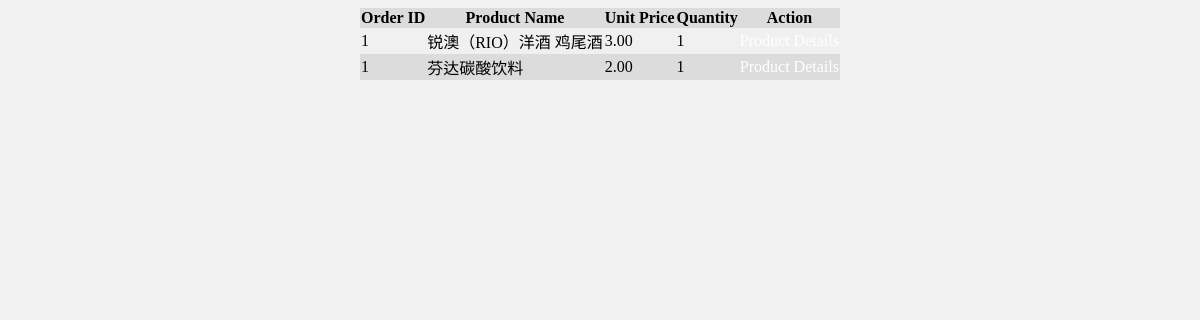
/customer/order_details.php?oid=1, run on the app's committed database.
### tables this page shows
CREATE TABLE `order_details` (
  `id` int(11) NOT NULL,
  `order_id` int(11) NOT NULL,
  `product_id` int(11) NOT NULL,
  `temp_cutomer_id` int(11) NOT NULL,
  `order_details_status_id` tinyint(1) NOT NULL,
  `unit_price` float(19,2) NOT NULL,
  `quantity` int(11) NOT NULL,
  `identifier_inventory` int(1) NOT NULL DEFAULT '0'
);

CREATE TABLE `products` (
  `id` int(11) NOT NULL,
  `name` text NOT NULL,
  `img` text NOT NULL,
  `brand` varchar(60) NOT NULL,
  `category_id` int(11) NOT NULL,
  `flavor` varchar(60) NOT NULL,
  `size` text NOT NULL,
  `description` text NOT NULL,
  `unit_price` float(19,2) NOT NULL,
  `expiration_date` date NOT NULL,
  `date_added` date NOT NULL,
  `store_price` float(19,2) NOT NULL,
  `inventory` int(11) NOT NULL
);

### customer/order_details.php (the view, shortened to what this page needs)
<link href="../css/main.css" rel="stylesheet" type="text/css">
<?php
if(isset($_GET['oid'])){
    $oid = $_GET['oid'];
    require_once('../includes/db.php');
    $sql = "select order_details.order_id, order_details.product_id, order_details.unit_price, order_details.quantity, products.name
from order_details
INNER JOIN products ON order_details.product_id = products.id
WHERE order_details.order_id = $oid";
    $result = mysqli_query($con, $sql);
        ?>
    <table>
        <tr>
            <th>Order ID</th>
            <th>Product Name</th>
            <th>Unit Price</th>
            <th>Quantity</th>
            <th>Action</th>
        </tr>
    <?php
    while ($row = mysqli_fetch_array($result)){ ?>
        <tr>
            <td><?php echo $row['order_id']; ?></td>
            <td><?php echo $row['name']; ?></td>
            <td><?php echo $row['unit_price']; ?></td>
            <td><?php echo $row['quantity']; ?></td>
            <td><a href="../includes/item_details.php?pid=<?php echo $row['product_id']; ?>">Product Details</a></td>
        </tr>
<?php
    }
    ?>
    </table>
<?php
}
?>

### css/main.css (style rules this page uses)
a { color: white; text-decoration: none; }
table { width: auto; margin: 0 auto; border-collapse: collapse; }
tr:nth-of-type(odd) { background-color: rgb(220,220,220); }
tr:nth-of-type(even) { background-color: rgb(240,240,240); }

### data on the page
order_details: order "1", product.name "锐澳（RIO）洋酒 鸡尾酒", unit_price "3.00", quantity "1"
order_details: order "1", product.name "芬达碳酸饮料", unit_price "2.00", quantity "1"
